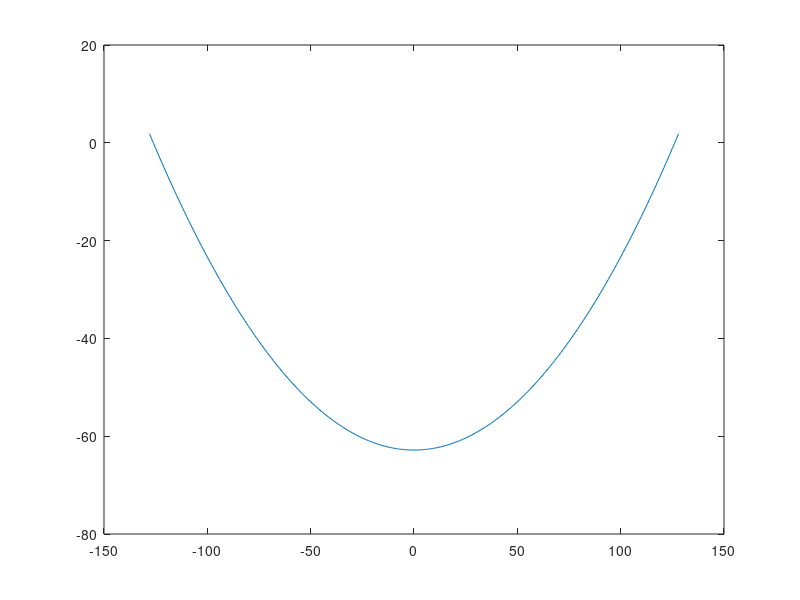

MATLAB code for this plot:
% Ron Guglielmone
% Problem Set #3
%
% EE102B - StamFurd University
% April 28, 2017
%
% Effects of Windowing - Problem 5

clear all;
close all;

% Constants:
T0 = 1;               % period
t0 = 0;               % delay
tau = 0.5*T0;         % pulse width
omega0 = 2*pi;        % fund. freq.
deltat = T0/1000;     % dt
t = -T0:deltat:T0;    % time vec.
K = 128;              % 2K + 1 FS terms
m = -K:K;             % symmetric      
omega = m*omega0;     % freq vec.

% PART A: Plot w/ Xwind and hamming()

hammer = hamming(2*K+1);
boxer = rectwin(2*K+1);
% Hsig = sinc(time);
% hammingX = Hsig.*hammer';
% boxerX = ifft(Hsig*boxer);
% plot(time,fftshift(ifft(Hsig)))

% FS Coeffs:
a = tau/T0*sinc(m*tau/T0);

% Dynamic variables:
t0 = 0;
% t0 = (1/4)*T0;
% d0 = 0;
% d0 = 10^(-4);
 d0 = -10^(-4);
H = exp(-1i*(-m*omega0*t0 + d0*(m*omega0).^2));

% Pre-allocate for speed:
x = zeros(size(t));

% Calculate expansion:
for i = 1 : m;
    x = x + boxer(i+K+1)*H(i+K+1)...
        *a(i+K+1)*exp(-1i*omega(i+K+1)*t);
end

% Plot:
plot(t,x);
plot(m,unwrap(angle(H)));